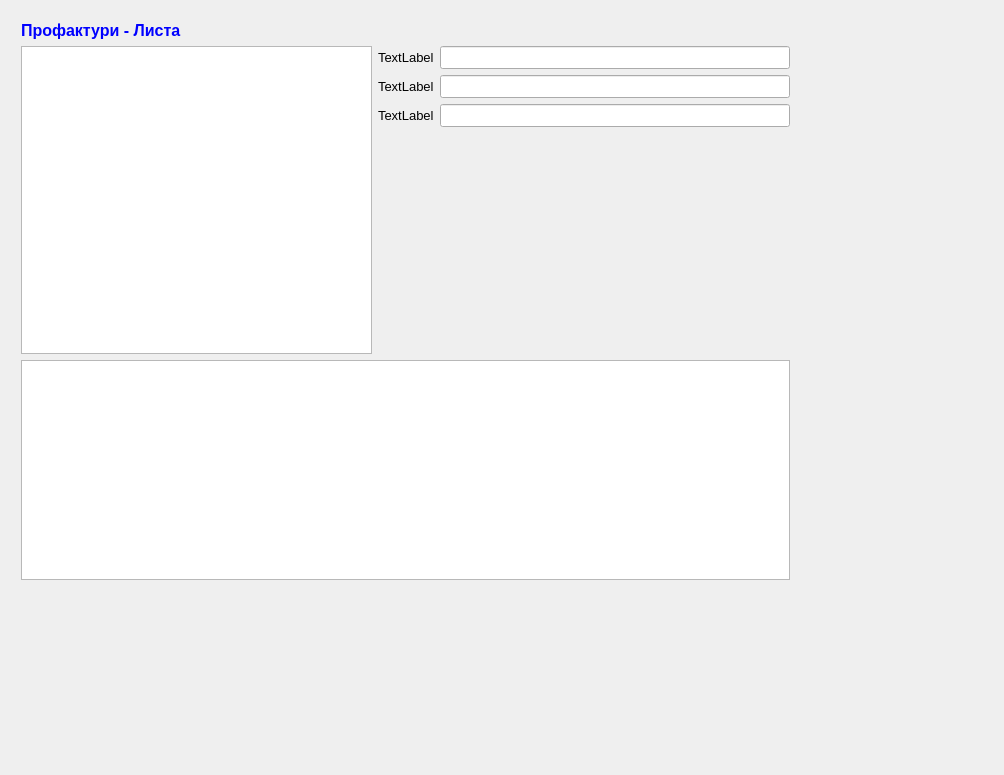
<?xml version="1.0" encoding="UTF-8"?>
<ui version="4.0">
 <class>QProFakturiListaClass</class>
 <widget class="QMyBaseFormWidget" name="QProFakturiListaClass">
  <property name="geometry">
   <rect>
    <x>0</x>
    <y>0</y>
    <width>1004</width>
    <height>775</height>
   </rect>
  </property>
  <property name="font">
   <font>
    <pointsize>10</pointsize>
   </font>
  </property>
  <property name="windowTitle">
   <string>QProFakturiLista</string>
  </property>
  <widget class="QWidget" name="layoutWidget">
   <property name="geometry">
    <rect>
     <x>10</x>
     <y>10</y>
     <width>791</width>
     <height>581</height>
    </rect>
   </property>
   <layout class="QGridLayout" name="gridLayout">
    <item row="0" column="0">
     <widget class="QLabel" name="label_4">
      <property name="text">
       <string>&lt;!DOCTYPE HTML PUBLIC &quot;-//W3C//DTD HTML 4.0//EN&quot; &quot;http://www.w3.org/TR/REC-html40/strict.dtd&quot;&gt;
&lt;html&gt;&lt;head&gt;&lt;meta name=&quot;qrichtext&quot; content=&quot;1&quot; /&gt;&lt;style type=&quot;text/css&quot;&gt;
p, li { white-space: pre-wrap; }
&lt;/style&gt;&lt;/head&gt;&lt;body style=&quot; font-family:'MS Shell Dlg 2'; font-size:8.25pt; font-weight:400; font-style:normal;&quot;&gt;
&lt;p style=&quot; margin-top:0px; margin-bottom:0px; margin-left:0px; margin-right:0px; -qt-block-indent:0; text-indent:0px;&quot;&gt;&lt;span style=&quot; font-size:12pt; font-weight:600; color:#0000ff;&quot;&gt;Профактури - Листа&lt;/span&gt;&lt;/p&gt;&lt;/body&gt;&lt;/html&gt;</string>
      </property>
     </widget>
    </item>
    <item row="1" column="0" rowspan="4">
     <widget class="QTableView" name="tableView"/>
    </item>
    <item row="1" column="1">
     <widget class="QLabel" name="label">
      <property name="text">
       <string>TextLabel</string>
      </property>
     </widget>
    </item>
    <item row="1" column="2">
     <widget class="QLineEdit" name="lineEdit"/>
    </item>
    <item row="2" column="1">
     <widget class="QLabel" name="label_2">
      <property name="text">
       <string>TextLabel</string>
      </property>
     </widget>
    </item>
    <item row="2" column="2">
     <widget class="QLineEdit" name="lineEdit_2"/>
    </item>
    <item row="3" column="1">
     <widget class="QLabel" name="label_3">
      <property name="text">
       <string>TextLabel</string>
      </property>
     </widget>
    </item>
    <item row="3" column="2">
     <widget class="QLineEdit" name="lineEdit_3"/>
    </item>
    <item row="4" column="2">
     <spacer name="verticalSpacer">
      <property name="orientation">
       <enum>Qt::Vertical</enum>
      </property>
      <property name="sizeHint" stdset="0">
       <size>
        <width>20</width>
        <height>40</height>
       </size>
      </property>
     </spacer>
    </item>
    <item row="5" column="0" colspan="3">
     <widget class="QTableView" name="tableView_2"/>
    </item>
   </layout>
  </widget>
 </widget>
 <layoutdefault spacing="6" margin="11"/>
 <customwidgets>
  <customwidget>
   <class>QMyBaseFormWidget</class>
   <extends>QWidget</extends>
   <header>qmybaseformwidget.h</header>
   <container>1</container>
  </customwidget>
 </customwidgets>
 <tabstops>
  <tabstop>tableView</tabstop>
  <tabstop>lineEdit</tabstop>
  <tabstop>lineEdit_2</tabstop>
  <tabstop>lineEdit_3</tabstop>
  <tabstop>tableView_2</tabstop>
 </tabstops>
 <resources/>
 <connections/>
</ui>
